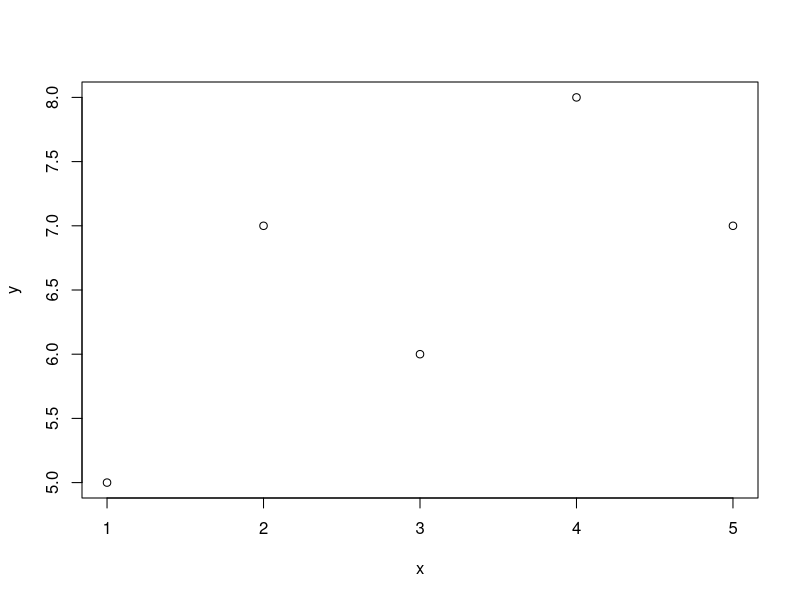
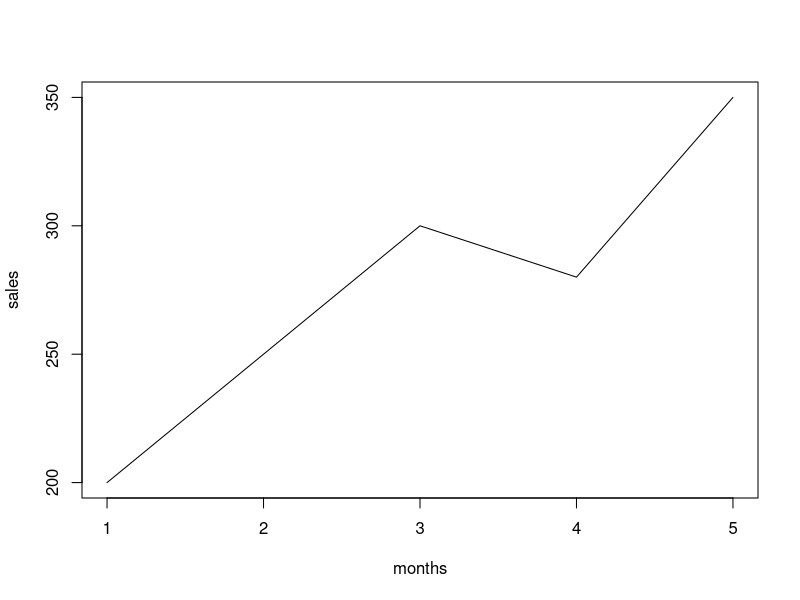
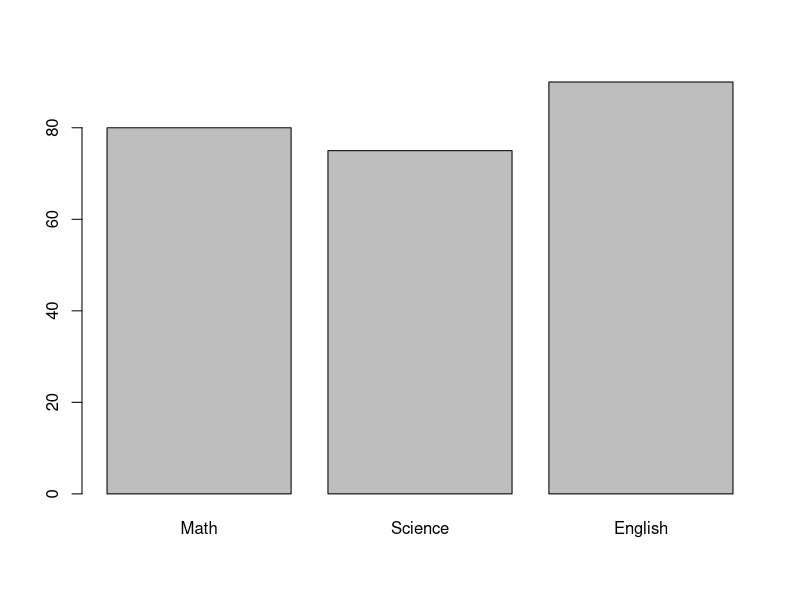
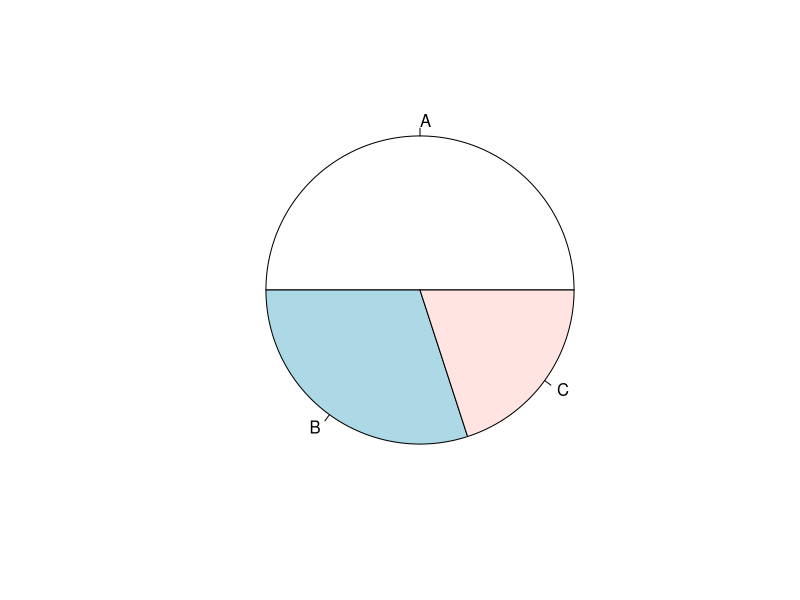
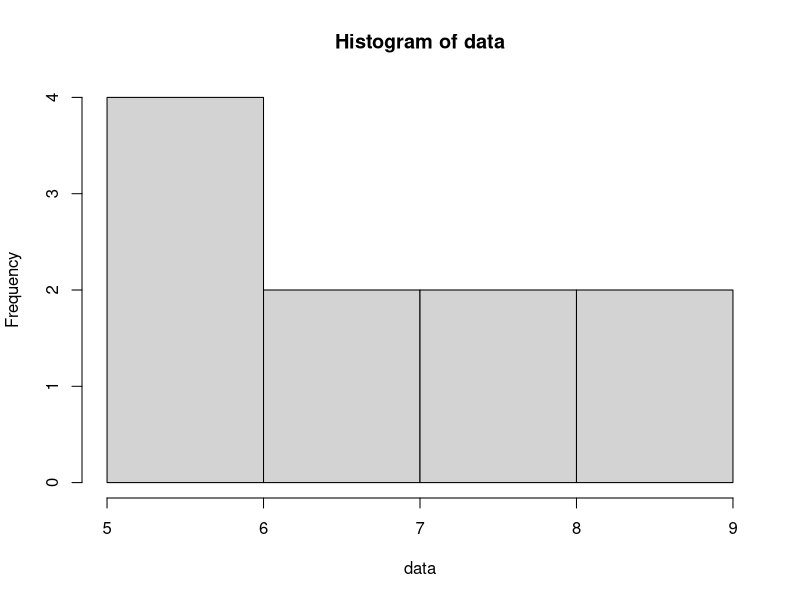
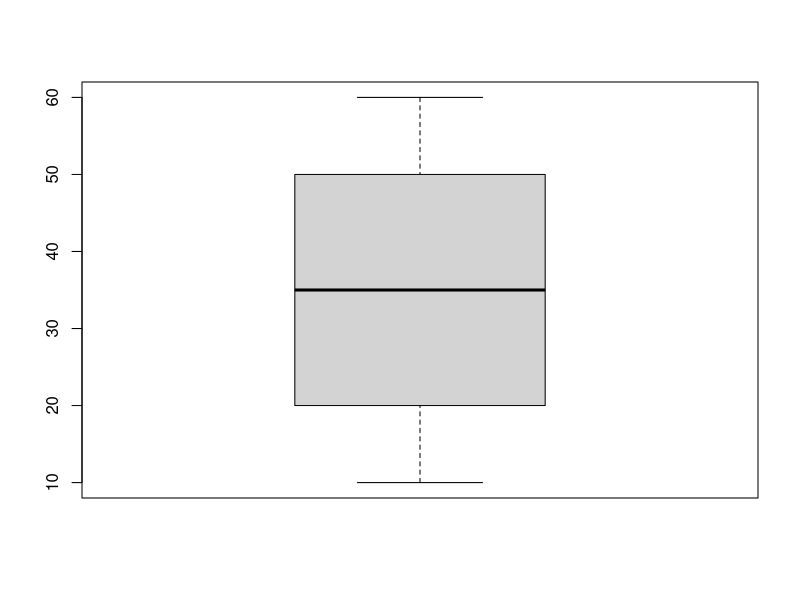
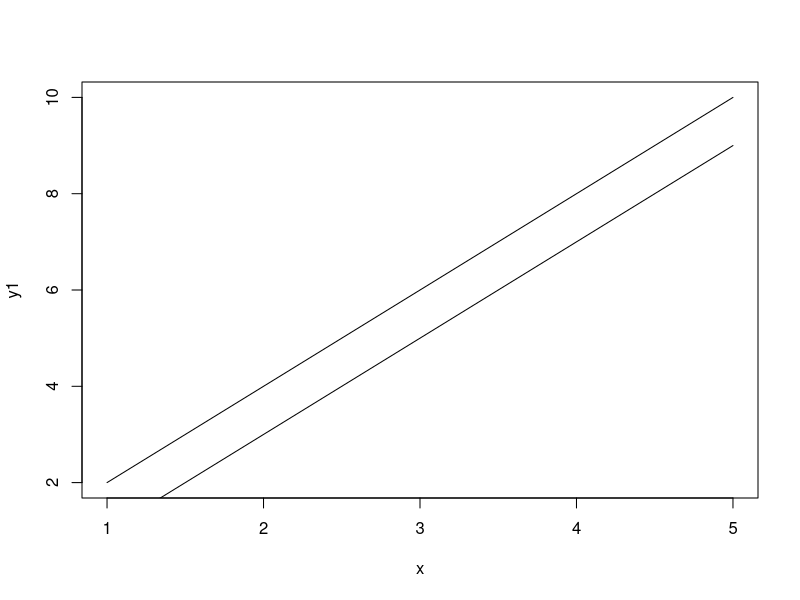
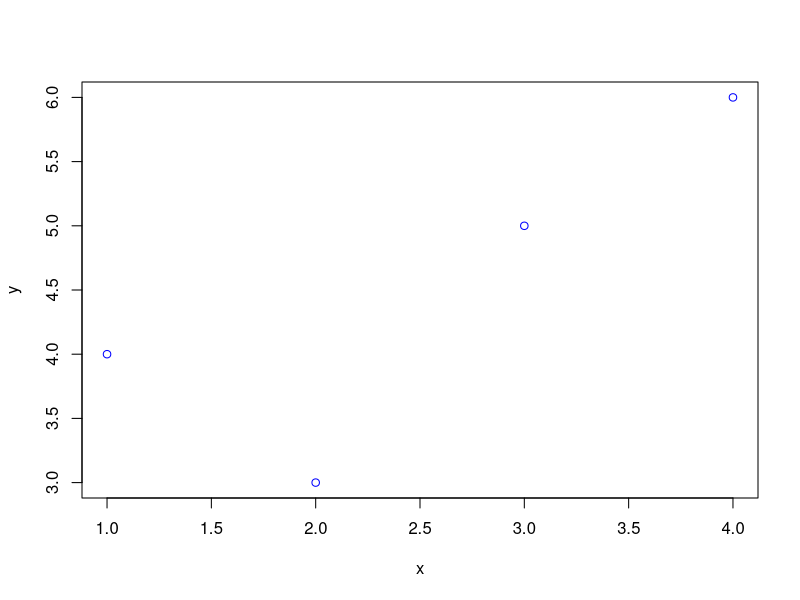

Here is the R script that generated these plots, in order:
# Experiment No: 8

# Question 1: Basic Scatter Plot
x <- c(1,2,3,4,5)
y <- c(5,7,6,8,7)
plot(x, y)

# Question 2: Line Chart
months <- c(1,2,3,4,5)
sales <- c(200,250,300,280,350)
plot(months, sales, type="l")

# Question 3: Bar Chart
subjects <- c("Math", "Science", "English")
marks <- c(80, 75, 90)
barplot(marks, names.arg=subjects)

# Question 4: Pie Chart
votes <- c(50, 30, 20)
labels <- c("A", "B", "C")
pie(votes, labels=labels)

# Question 5: Histogram
data <- c(5,7,8,9,6,7,5,6,8,9)
hist(data)

# Question 6: Box Plot
values <- c(10, 20, 30, 40, 50, 60)
boxplot(values)

# Question 7: Multiple Line Plot
x <- 1:5
y1 <- c(2,4,6,8,10)
y2 <- c(1,3,5,7,9)
plot(x, y1, type="l")
lines(x, y2)

# Question 8: Colored Scatter Plot
x <- c(1,2,3,4)
y <- c(4,3,5,6)
plot(x, y, col="blue")

# Question 9: Bar Chart with Colors
values <- c(10,20,30)
barplot(values, col=c("red","green","blue"))

# Question 10: Pie Chart with Colors
pie(votes, col=c("red","yellow","green"))

# Question 11: Histogram with Breaks
hist(data, breaks=5)

# Question 12: Plot with Title and Labels
plot(x, y, main="Sample Plot", xlab="X-axis", ylab="Y-axis")

# Question 13: Vertical Bar Plot
barplot(values, horiz=FALSE)

# Question 14: Horizontal Bar Plot
barplot(values, horiz=TRUE)

# Question 15: Density Plot
plot(density(data))

# Question 16: Scatter Plot with Grid
plot(x, y)
grid()
